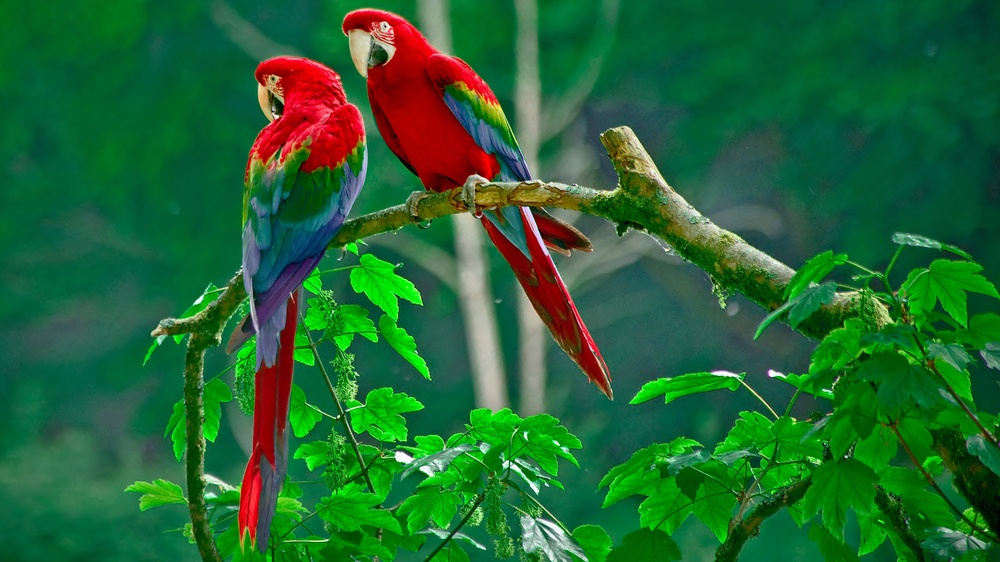
#> input picture hpcOpencv/parrots.jpg, 1000 x 562 px, shrunk from 3840 x 2160 before the run
$ python hpcOpencvMult.py ../parrots.jpg 1.0 out.png
#> lines starting #> are read from the running program, lines starting #| are printed output that depends on the picture
#!/usr/bin/env python3

import cv2 as cv
import sys

if __name__ == '__main__':

    # arguments
    if len(sys.argv) != 4:
        print("usage:", sys.argv[0], "<filename> <coef> <outfile>")
        sys.exit(-1)
    FILENAME = sys.argv[1]
    COEF = float(sys.argv[2])
    OUTFILE = sys.argv[3]

    # load input image
    imgIn = cv.imread(FILENAME)
#> imgIn is the input picture: shape (562, 1000, 3); mean B, G, R 51.7, 101.2, 34.4
    if imgIn.size == 0:
        print("failed to load", FILENAME)
        sys.exit(-1)

    # compute output image


    imgMult = imgIn * COEF / 255.0

    cv.imwrite(OUTFILE, imgMult)
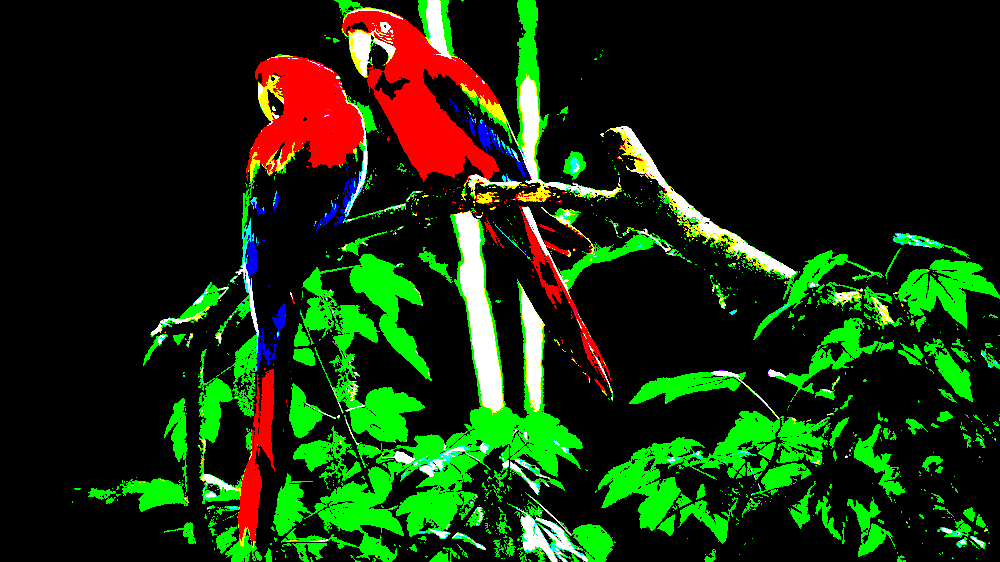
#> saved as out.png: shape (562, 1000, 3); mean B, G, R 0.0382, 0.175, 0.0813; drawn with 1 as white
    cv.imshow("image", imgMult)

    while True:
        k = cv.waitKey() & 0xFF
#> (key Esc is pressed here)
        if (k == 27):
            break
